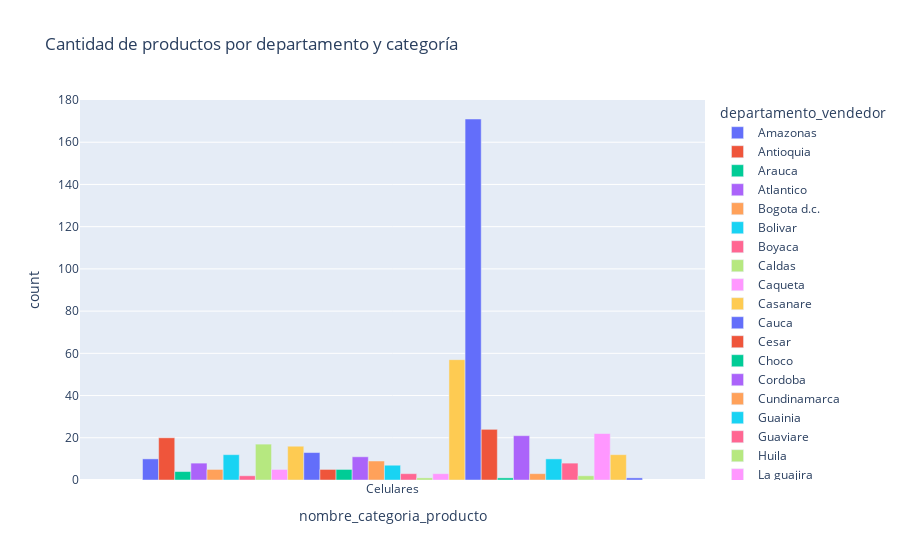

This figure's notebook cell:
### Code cell
data_product = data.groupby(['departamento_vendedor', 'nombre_categoria_producto']).count().reset_index()[['orden_id', 'departamento_vendedor', 'nombre_categoria_producto']]

data_product.rename(columns={'orden_id': 'count'}, inplace=True)
data_product = data_product[data_product['nombre_categoria_producto'] == "Celulares"]

fig = px.bar(data_product, x='nombre_categoria_producto', y='count', color='departamento_vendedor', title='Cantidad de productos por departamento y categoría', barmode='group')
fig.show()

### Figure 1 — Plotly figure (JSON) as saved in the notebook; plotly's stock layout.template omitted (floating-point values rounded to 4 significant figures)
{"data": [{"alignmentgroup": "True", "hovertemplate": "departamento_vendedor=Amazonas<br>nombre_categoria_producto=%{x}<br>count=%{y}<extra></extra>", "legendgroup": "Amazonas", "marker": {"color": "#636efa", "pattern": {"shape": ""}}, "name": "Amazonas", "offsetgroup": "Amazonas", "orientation": "v", "showlegend": true, "textposition": "auto", "type": "bar", "x": ["Celulares"], "xaxis": "x", "y": [10], "yaxis": "y"}, {"alignmentgroup": "True", "hovertemplate": "departamento_vendedor=Antioquia<br>nombre_categoria_producto=%{x}<br>count=%{y}<extra></extra>", "legendgroup": "Antioquia", "marker": {"color": "#EF553B", "pattern": {"shape": ""}}, "name": "Antioquia", "offsetgroup": "Antioquia", "orientation": "v", "showlegend": true, "textposition": "auto", "type": "bar", "x": ["Celulares"], "xaxis": "x", "y": [20], "yaxis": "y"}, {"alignmentgroup": "True", "hovertemplate": "departamento_vendedor=Arauca<br>nombre_categoria_producto=%{x}<br>count=%{y}<extra></extra>", "legendgroup": "Arauca", "marker": {"color": "#00cc96", "pattern": {"shape": ""}}, "name": "Arauca", "offsetgroup": "Arauca", "orientation": "v", "showlegend": true, "textposition": "auto", "type": "bar", "x": ["Celulares"], "xaxis": "x", "y": [4], "yaxis": "y"}, {"alignmentgroup": "True", "hovertemplate": "departamento_vendedor=Atlantico<br>nombre_categoria_producto=%{x}<br>count=%{y}<extra></extra>", "legendgroup": "Atlantico", "marker": {"color": "#ab63fa", "pattern": {"shape": ""}}, "name": "Atlantico", "offsetgroup": "Atlantico", "orientation": "v", "showlegend": true, "textposition": "auto", "type": "bar", "x": ["Celulares"], "xaxis": "x", "y": [8], "yaxis": "y"}, {"alignmentgroup": "True", "hovertemplate": "departamento_vendedor=Bogota d.c.<br>nombre_categoria_producto=%{x}<br>count=%{y}<extra></extra>", "legendgroup": "Bogota d.c.", "marker": {"color": "#FFA15A", "pattern": {"shape": ""}}, "name": "Bogota d.c.", "offsetgroup": "Bogota d.c.", "orientation": "v", "showlegend": true, "textposition": "auto", "type": "bar", "x": ["Celulares"], "xaxis": "x", "y": [5], "yaxis": "y"}, {"alignmentgroup": "True", "hovertemplate": "departamento_vendedor=Bolivar<br>nombre_categoria_producto=%{x}<br>count=%{y}<extra></extra>", "legendgroup": "Bolivar", "marker": {"color": "#19d3f3", "pattern": {"shape": ""}}, "name": "Bolivar", "offsetgroup": "Bolivar", "orientation": "v", "showlegend": true, "textposition": "auto", "type": "bar", "x": ["Celulares"], "xaxis": "x", "y": [12], "yaxis": "y"}, {"alignmentgroup": "True", "hovertemplate": "departamento_vendedor=Boyaca<br>nombre_categoria_producto=%{x}<br>count=%{y}<extra></extra>", "legendgroup": "Boyaca", "marker": {"color": "#FF6692", "pattern": {"shape": ""}}, "name": "Boyaca", "offsetgroup": "Boyaca", "orientation": "v", "showlegend": true, "textposition": "auto", "type": "bar", "x": ["Celulares"], "xaxis": "x", "y": [2], "yaxis": "y"}, {"alignmentgroup": "True", "hovertemplate": "departamento_vendedor=Caldas<br>nombre_categoria_producto=%{x}<br>count=%{y}<extra></extra>", "legendgroup": "Caldas", "marker": {"color": "#B6E880", "pattern": {"shape": ""}}, "name": "Caldas", "offsetgroup": "Caldas", "orientation": "v", "showlegend": true, "textposition": "auto", "type": "bar", "x": ["Celulares"], "xaxis": "x", "y": [17], "yaxis": "y"}, {"alignmentgroup": "True", "hovertemplate": "departamento_vendedor=Caqueta<br>nombre_categoria_producto=%{x}<br>count=%{y}<extra></extra>", "legendgroup": "Caqueta", "marker": {"color": "#FF97FF", "pattern": {"shape": ""}}, "name": "Caqueta", "offsetgroup": "Caqueta", "orientation": "v", "showlegend": true, "textposition": "auto", "type": "bar", "x": ["Celulares"], "xaxis": "x", "y": [5], "yaxis": "y"}, {"alignmentgroup": "True", "hovertemplate": "departamento_vendedor=Casanare<br>nombre_categoria_producto=%{x}<br>count=%{y}<extra></extra>", "legendgroup": "Casanare", "marker": {"color": "#FECB52", "pattern": {"shape": ""}}, "name": "Casanare", "offsetgroup": "Casanare", "orientation": "v", "showlegend": true, "textposition": "auto", "type": "bar", "x": ["Celulares"], "xaxis": "x", "y": [16], "yaxis": "y"}, {"alignmentgroup": "True", "hovertemplate": "departamento_vendedor=Cauca<br>nombre_categoria_producto=%{x}<br>count=%{y}<extra></extra>", "legendgroup": "Cauca", "marker": {"color": "#636efa", "pattern": {"shape": ""}}, "name": "Cauca", "offsetgroup": "Cauca", "orientation": "v", "showlegend": true, "textposition": "auto", "type": "bar", "x": ["Celulares"], "xaxis": "x", "y": [13], "yaxis": "y"}, {"alignmentgroup": "True", "hovertemplate": "departamento_vendedor=Cesar<br>nombre_categoria_producto=%{x}<br>count=%{y}<extra></extra>", "legendgroup": "Cesar", "marker": {"color": "#EF553B", "pattern": {"shape": ""}}, "name": "Cesar", "offsetgroup": "Cesar", "orientation": "v", "showlegend": true, "textposition": "auto", "type": "bar", "x": ["Celulares"], "xaxis": "x", "y": [5], "yaxis": "y"}, {"alignmentgroup": "True", "hovertemplate": "departamento_vendedor=Choco<br>nombre_categoria_producto=%{x}<br>count=%{y}<extra></extra>", "legendgroup": "Choco", "marker": {"color": "#00cc96", "pattern": {"shape": ""}}, "name": "Choco", "offsetgroup": "Choco", "orientation": "v", "showlegend": true, "textposition": "auto", "type": "bar", "x": ["Celulares"], "xaxis": "x", "y": [5], "yaxis": "y"}, {"alignmentgroup": "True", "hovertemplate": "departamento_vendedor=Cordoba<br>nombre_categoria_producto=%{x}<br>count=%{y}<extra></extra>", "legendgroup": "Cordoba", "marker": {"color": "#ab63fa", "pattern": {"shape": ""}}, "name": "Cordoba", "offsetgroup": "Cordoba", "orientation": "v", "showlegend": true, "textposition": "auto", "type": "bar", "x": ["Celulares"], "xaxis": "x", "y": [11], "yaxis": "y"}, {"alignmentgroup": "True", "hovertemplate": "departamento_vendedor=Cundinamarca<br>nombre_categoria_producto=%{x}<br>count=%{y}<extra></extra>", "legendgroup": "Cundinamarca", "marker": {"color": "#FFA15A", "pattern": {"shape": ""}}, "name": "Cundinamarca", "offsetgroup": "Cundinamarca", "orientation": "v", "showlegend": true, "textposition": "auto", "type": "bar", "x": ["Celulares"], "xaxis": "x", "y": [9], "yaxis": "y"}, {"alignmentgroup": "True", "hovertemplate": "departamento_vendedor=Guainia<br>nombre_categoria_producto=%{x}<br>count=%{y}<extra></extra>", "legendgroup": "Guainia", "marker": {"color": "#19d3f3", "pattern": {"shape": ""}}, "name": "Guainia", "offsetgroup": "Guainia", "orientation": "v", "showlegend": true, "textposition": "auto", "type": "bar", "x": ["Celulares"], "xaxis": "x", "y": [7], "yaxis": "y"}, {"alignmentgroup": "True", "hovertemplate": "departamento_vendedor=Guaviare<br>nombre_categoria_producto=%{x}<br>count=%{y}<extra></extra>", "legendgroup": "Guaviare", "marker": {"color": "#FF6692", "pattern": {"shape": ""}}, "name": "Guaviare", "offsetgroup": "Guaviare", "orientation": "v", "showlegend": true, "textposition": "auto", "type": "bar", "x": ["Celulares"], "xaxis": "x", "y": [3], "yaxis": "y"}, {"alignmentgroup": "True", "hovertemplate": "departamento_vendedor=Huila<br>nombre_categoria_producto=%{x}<br>count=%{y}<extra></extra>", "legendgroup": "Huila", "marker": {"color": "#B6E880", "pattern": {"shape": ""}}, "name": "Huila", "offsetgroup": "Huila", "orientation": "v", "showlegend": true, "textposition": "auto", "type": "bar", "x": ["Celulares"], "xaxis": "x", "y": [1], "yaxis": "y"}, {"alignmentgroup": "True", "hovertemplate": "departamento_vendedor=La guajira<br>nombre_categoria_producto=%{x}<br>count=%{y}<extra></extra>", "legendgroup": "La guajira", "marker": {"color": "#FF97FF", "pattern": {"shape": ""}}, "name": "La guajira", "offsetgroup": "La guajira", "orientation": "v", "showlegend": true, "textposition": "auto", "type": "bar", "x": ["Celulares"], "xaxis": "x", "y": [3], "yaxis": "y"}, {"alignmentgroup": "True", "hovertemplate": "departamento_vendedor=Meta<br>nombre_categoria_producto=%{x}<br>count=%{y}<extra></extra>", "legendgroup": "Meta", "marker": {"color": "#FECB52", "pattern": {"shape": ""}}, "name": "Meta", "offsetgroup": "Meta", "orientation": "v", "showlegend": true, "textposition": "auto", "type": "bar", "x": ["Celulares"], "xaxis": "x", "y": [57], "yaxis": "y"}, {"alignmentgroup": "True", "hovertemplate": "departamento_vendedor=Nariño<br>nombre_categoria_producto=%{x}<br>count=%{y}<extra></extra>", "legendgroup": "Nariño", "marker": {"color": "#636efa", "pattern": {"shape": ""}}, "name": "Nariño", "offsetgroup": "Nariño", "orientation": "v", "showlegend": true, "textposition": "auto", "type": "bar", "x": ["Celulares"], "xaxis": "x", "y": [171], "yaxis": "y"}, {"alignmentgroup": "True", "hovertemplate": "departamento_vendedor=Norte de santander<br>nombre_categoria_producto=%{x}<br>count=%{y}<extra></extra>", "legendgroup": "Norte de santander", "marker": {"color": "#EF553B", "pattern": {"shape": ""}}, "name": "Norte de santander", "offsetgroup": "Norte de santander", "orientation": "v", "showlegend": true, "textposition": "auto", "type": "bar", "x": ["Celulares"], "xaxis": "x", "y": [24], "yaxis": "y"}, {"alignmentgroup": "True", "hovertemplate": "departamento_vendedor=Putumayo<br>nombre_categoria_producto=%{x}<br>count=%{y}<extra></extra>", "legendgroup": "Putumayo", "marker": {"color": "#00cc96", "pattern": {"shape": ""}}, "name": "Putumayo", "offsetgroup": "Putumayo", "orientation": "v", "showlegend": true, "textposition": "auto", "type": "bar", "x": ["Celulares"], "xaxis": "x", "y": [1], "yaxis": "y"}, {"alignmentgroup": "True", "hovertemplate": "departamento_vendedor=Risaralda<br>nombre_categoria_producto=%{x}<br>count=%{y}<extra></extra>", "legendgroup": "Risaralda", "marker": {"color": "#ab63fa", "pattern": {"shape": ""}}, "name": "Risaralda", "offsetgroup": "Risaralda", "orientation": "v", "showlegend": true, "textposition": "auto", "type": "bar", "x": ["Celulares"], "xaxis": "x", "y": [21], "yaxis": "y"}, {"alignmentgroup": "True", "hovertemplate": "departamento_vendedor=San andres<br>nombre_categoria_producto=%{x}<br>count=%{y}<extra></extra>", "legendgroup": "San andres", "marker": {"color": "#FFA15A", "pattern": {"shape": ""}}, "name": "San andres", "offsetgroup": "San andres", "orientation": "v", "showlegend": true, "textposition": "auto", "type": "bar", "x": ["Celulares"], "xaxis": "x", "y": [3], "yaxis": "y"}, {"alignmentgroup": "True", "hovertemplate": "departamento_vendedor=Santander<br>nombre_categoria_producto=%{x}<br>count=%{y}<extra></extra>", "legendgroup": "Santander", "marker": {"color": "#19d3f3", "pattern": {"shape": ""}}, "name": "Santander", "offsetgroup": "Santander", "orientation": "v", "showlegend": true, "textposition": "auto", "type": "bar", "x": ["Celulares"], "xaxis": "x", "y": [10], "yaxis": "y"}, {"alignmentgroup": "True", "hovertemplate": "departamento_vendedor=Sucre<br>nombre_categoria_producto=%{x}<br>count=%{y}<extra></extra>", "legendgroup": "Sucre", "marker": {"color": "#FF6692", "pattern": {"shape": ""}}, "name": "Sucre", "offsetgroup": "Sucre", "orientation": "v", "showlegend": true, "textposition": "auto", "type": "bar", "x": ["Celulares"], "xaxis": "x", "y": [8], "yaxis": "y"}, {"alignmentgroup": "True", "hovertemplate": "departamento_vendedor=Tolima<br>nombre_categoria_producto=%{x}<br>count=%{y}<extra></extra>", "legendgroup": "Tolima", "marker": {"color": "#B6E880", "pattern": {"shape": ""}}, "name": "Tolima", "offsetgroup": "Tolima", "orientation": "v", "showlegend": true, "textposition": "auto", "type": "bar", "x": ["Celulares"], "xaxis": "x", "y": [2], "yaxis": "y"}, {"alignmentgroup": "True", "hovertemplate": "departamento_vendedor=Valle del cauca<br>nombre_categoria_producto=%{x}<br>count=%{y}<extra></extra>", "legendgroup": "Valle del cauca", "marker": {"color": "#FF97FF", "pattern": {"shape": ""}}, "name": "Valle del cauca", "offsetgroup": "Valle del cauca", "orientation": "v", "showlegend": true, "textposition": "auto", "type": "bar", "x": ["Celulares"], "xaxis": "x", "y": [22], "yaxis": "y"}, {"alignmentgroup": "True", "hovertemplate": "departamento_vendedor=Vaupes<br>nombre_categoria_producto=%{x}<br>count=%{y}<extra></extra>", "legendgroup": "Vaupes", "marker": {"color": "#FECB52", "pattern": {"shape": ""}}, "name": "Vaupes", "offsetgroup": "Vaupes", "orientation": "v", "showlegend": true, "textposition": "auto", "type": "bar", "x": ["Celulares"], "xaxis": "x", "y": [12], "yaxis": "y"}, {"alignmentgroup": "True", "hovertemplate": "departamento_vendedor=Vichada<br>nombre_categoria_producto=%{x}<br>count=%{y}<extra></extra>", "legendgroup": "Vichada", "marker": {"color": "#636efa", "pattern": {"shape": ""}}, "name": "Vichada", "offsetgroup": "Vichada", "orientation": "v", "showlegend": true, "textposition": "auto", "type": "bar", "x": ["Celulares"], "xaxis": "x", "y": [1], "yaxis": "y"}], "layout": {"barmode": "group", "legend": {"title": {"text": "departamento_vendedor"}, "tracegroupgap": 0}, "title": {"text": "Cantidad de productos por departamento y categoría"}, "xaxis": {"anchor": "y", "domain": [0, 1], "title": {"text": "nombre_categoria_producto"}}, "yaxis": {"anchor": "x", "domain": [0, 1], "title": {"text": "count"}}}}
